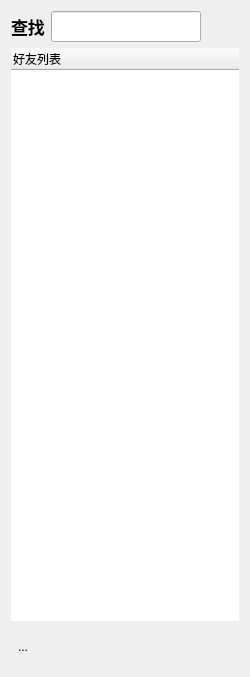
<?xml version="1.0" encoding="UTF-8"?>
<ui version="4.0">
 <class>friendListDlg</class>
 <widget class="QDialog" name="friendListDlg">
  <property name="geometry">
   <rect>
    <x>0</x>
    <y>0</y>
    <width>250</width>
    <height>677</height>
   </rect>
  </property>
  <property name="minimumSize">
   <size>
    <width>250</width>
    <height>650</height>
   </size>
  </property>
  <property name="maximumSize">
   <size>
    <width>450</width>
    <height>1000</height>
   </size>
  </property>
  <property name="font">
   <font>
    <stylestrategy>PreferDefault</stylestrategy>
   </font>
  </property>
  <property name="mouseTracking">
   <bool>false</bool>
  </property>
  <property name="windowTitle">
   <string>微聊</string>
  </property>
  <property name="windowIcon">
   <iconset>
    <normaloff>C:/Users/HY-PC/.designer/pic/logo.jpg</normaloff>C:/Users/HY-PC/.designer/pic/logo.jpg</iconset>
  </property>
  <property name="autoFillBackground">
   <bool>true</bool>
  </property>
  <layout class="QGridLayout" name="gridLayout">
   <item row="0" column="0">
    <layout class="QVBoxLayout" name="verticalLayout">
     <item>
      <layout class="QHBoxLayout" name="horizontalLayout">
       <item>
        <widget class="QLabel" name="findlabel">
         <property name="font">
          <font>
           <family>Arial</family>
           <pointsize>13</pointsize>
           <weight>75</weight>
           <bold>true</bold>
          </font>
         </property>
         <property name="text">
          <string>查找</string>
         </property>
         <property name="textFormat">
          <enum>Qt::PlainText</enum>
         </property>
        </widget>
       </item>
       <item>
        <widget class="QLineEdit" name="findlineEdit">
         <property name="enabled">
          <bool>true</bool>
         </property>
         <property name="font">
          <font>
           <pointsize>14</pointsize>
          </font>
         </property>
         <property name="toolTip">
          <string>&lt;html&gt;&lt;head/&gt;&lt;body&gt;&lt;p&gt;&lt;span style=&quot; font-size:12pt; color:#00aaff;&quot;&gt;查找好友&lt;/span&gt;&lt;/p&gt;&lt;/body&gt;&lt;/html&gt;</string>
         </property>
         <property name="echoMode">
          <enum>QLineEdit::Normal</enum>
         </property>
        </widget>
       </item>
       <item>
        <widget class="QToolButton" name="AddUserButton">
         <property name="cursor">
          <cursorShape>PointingHandCursor</cursorShape>
         </property>
         <property name="toolTip">
          <string>&lt;html&gt;&lt;head/&gt;&lt;body&gt;&lt;p&gt;&lt;span style=&quot; font-size:12pt; color:#00aaff;&quot;&gt;添加好友&lt;/span&gt;&lt;/p&gt;&lt;/body&gt;&lt;/html&gt;</string>
         </property>
         <property name="text">
          <string/>
         </property>
         <property name="icon">
          <iconset>
           <normaloff>C:/Users/HY-PC/.designer/backup/pic/adduser.ico</normaloff>C:/Users/HY-PC/.designer/backup/pic/adduser.ico</iconset>
         </property>
         <property name="iconSize">
          <size>
           <width>24</width>
           <height>24</height>
          </size>
         </property>
         <property name="autoRaise">
          <bool>true</bool>
         </property>
        </widget>
       </item>
      </layout>
     </item>
     <item>
      <widget class="QTreeWidget" name="friendTreeWidget">
       <property name="frameShape">
        <enum>QFrame::NoFrame</enum>
       </property>
       <property name="frameShadow">
        <enum>QFrame::Raised</enum>
       </property>
       <property name="lineWidth">
        <number>0</number>
       </property>
       <property name="textElideMode">
        <enum>Qt::ElideNone</enum>
       </property>
       <property name="verticalScrollMode">
        <enum>QAbstractItemView::ScrollPerItem</enum>
       </property>
       <column>
        <property name="text">
         <string notr="true">好友列表</string>
        </property>
       </column>
      </widget>
     </item>
     <item>
      <layout class="QHBoxLayout" name="horizontalLayout_2">
       <item>
        <widget class="QToolButton" name="weatherButton">
         <property name="font">
          <font>
           <weight>50</weight>
           <italic>false</italic>
           <bold>false</bold>
           <underline>false</underline>
           <strikeout>false</strikeout>
          </font>
         </property>
         <property name="cursor">
          <cursorShape>PointingHandCursor</cursorShape>
         </property>
         <property name="mouseTracking">
          <bool>false</bool>
         </property>
         <property name="toolTip">
          <string notr="true">&lt;html&gt;&lt;head/&gt;&lt;body&gt;&lt;p&gt;&lt;span style=&quot; font-size:12pt; color:#00aaff;&quot;&gt;天气&lt;/span&gt;&lt;/p&gt;&lt;/body&gt;&lt;/html&gt;</string>
         </property>
         <property name="toolTipDuration">
          <number>-1</number>
         </property>
         <property name="statusTip">
          <string/>
         </property>
         <property name="whatsThis">
          <string/>
         </property>
         <property name="accessibleName">
          <string/>
         </property>
         <property name="accessibleDescription">
          <string extracomment="weather"/>
         </property>
         <property name="layoutDirection">
          <enum>Qt::LeftToRight</enum>
         </property>
         <property name="autoFillBackground">
          <bool>false</bool>
         </property>
         <property name="text">
          <string>...</string>
         </property>
         <property name="icon">
          <iconset>
           <normaloff>C:/Users/HY-PC/.designer/backup/pic/weather.ico</normaloff>C:/Users/HY-PC/.designer/backup/pic/weather.ico</iconset>
         </property>
         <property name="iconSize">
          <size>
           <width>32</width>
           <height>32</height>
          </size>
         </property>
         <property name="toolButtonStyle">
          <enum>Qt::ToolButtonIconOnly</enum>
         </property>
         <property name="autoRaise">
          <bool>true</bool>
         </property>
        </widget>
       </item>
       <item>
        <widget class="QToolButton" name="calendarButton">
         <property name="cursor">
          <cursorShape>PointingHandCursor</cursorShape>
         </property>
         <property name="toolTip">
          <string>&lt;html&gt;&lt;head/&gt;&lt;body&gt;&lt;p&gt;&lt;span style=&quot; font-size:12pt; color:#00aaff;&quot;&gt;日历&lt;/span&gt;&lt;/p&gt;&lt;/body&gt;&lt;/html&gt;</string>
         </property>
         <property name="text">
          <string/>
         </property>
         <property name="icon">
          <iconset>
           <normaloff>C:/Users/HY-PC/.designer/backup/pic/calendar.ico</normaloff>C:/Users/HY-PC/.designer/backup/pic/calendar.ico</iconset>
         </property>
         <property name="iconSize">
          <size>
           <width>32</width>
           <height>32</height>
          </size>
         </property>
         <property name="autoRaise">
          <bool>true</bool>
         </property>
        </widget>
       </item>
       <item>
        <widget class="QToolButton" name="snackButton">
         <property name="cursor">
          <cursorShape>PointingHandCursor</cursorShape>
         </property>
         <property name="toolTip">
          <string>&lt;html&gt;&lt;head/&gt;&lt;body&gt;&lt;p&gt;&lt;span style=&quot; font-size:12pt; color:#00aaff;&quot;&gt;贪吃蛇&lt;/span&gt;&lt;/p&gt;&lt;/body&gt;&lt;/html&gt;</string>
         </property>
         <property name="text">
          <string/>
         </property>
         <property name="icon">
          <iconset>
           <normaloff>C:/Users/HY-PC/.designer/backup/pic/snack.ico</normaloff>C:/Users/HY-PC/.designer/backup/pic/snack.ico</iconset>
         </property>
         <property name="iconSize">
          <size>
           <width>32</width>
           <height>32</height>
          </size>
         </property>
         <property name="autoRaise">
          <bool>true</bool>
         </property>
        </widget>
       </item>
       <item>
        <widget class="QToolButton" name="TetrisButton">
         <property name="cursor">
          <cursorShape>PointingHandCursor</cursorShape>
         </property>
         <property name="toolTip">
          <string>&lt;html&gt;&lt;head/&gt;&lt;body&gt;&lt;p&gt;&lt;span style=&quot; font-size:12pt; color:#00aaff;&quot;&gt;俄罗斯方块&lt;/span&gt;&lt;/p&gt;&lt;/body&gt;&lt;/html&gt;</string>
         </property>
         <property name="text">
          <string/>
         </property>
         <property name="icon">
          <iconset>
           <normaloff>C:/Users/HY-PC/.designer/backup/pic/Tetris.ico</normaloff>C:/Users/HY-PC/.designer/backup/pic/Tetris.ico</iconset>
         </property>
         <property name="iconSize">
          <size>
           <width>32</width>
           <height>32</height>
          </size>
         </property>
         <property name="autoRaise">
          <bool>true</bool>
         </property>
        </widget>
       </item>
       <item>
        <widget class="QToolButton" name="robotButton">
         <property name="cursor">
          <cursorShape>PointingHandCursor</cursorShape>
         </property>
         <property name="toolTip">
          <string>&lt;html&gt;&lt;head/&gt;&lt;body&gt;&lt;p&gt;&lt;span style=&quot; font-size:12pt; color:#00aaff;&quot;&gt;小微同学&lt;/span&gt;&lt;/p&gt;&lt;/body&gt;&lt;/html&gt;</string>
         </property>
         <property name="text">
          <string/>
         </property>
         <property name="icon">
          <iconset>
           <normaloff>C:/Users/HY-PC/.designer/backup/pic/gobang.ico</normaloff>C:/Users/HY-PC/.designer/backup/pic/gobang.ico</iconset>
         </property>
         <property name="iconSize">
          <size>
           <width>32</width>
           <height>32</height>
          </size>
         </property>
         <property name="autoRaise">
          <bool>true</bool>
         </property>
        </widget>
       </item>
       <item>
        <spacer name="horizontalSpacer">
         <property name="orientation">
          <enum>Qt::Horizontal</enum>
         </property>
         <property name="sizeHint" stdset="0">
          <size>
           <width>40</width>
           <height>20</height>
          </size>
         </property>
        </spacer>
       </item>
      </layout>
     </item>
     <item>
      <layout class="QVBoxLayout" name="verticalLayout_2"/>
     </item>
    </layout>
   </item>
  </layout>
 </widget>
 <resources/>
 <connections/>
</ui>
